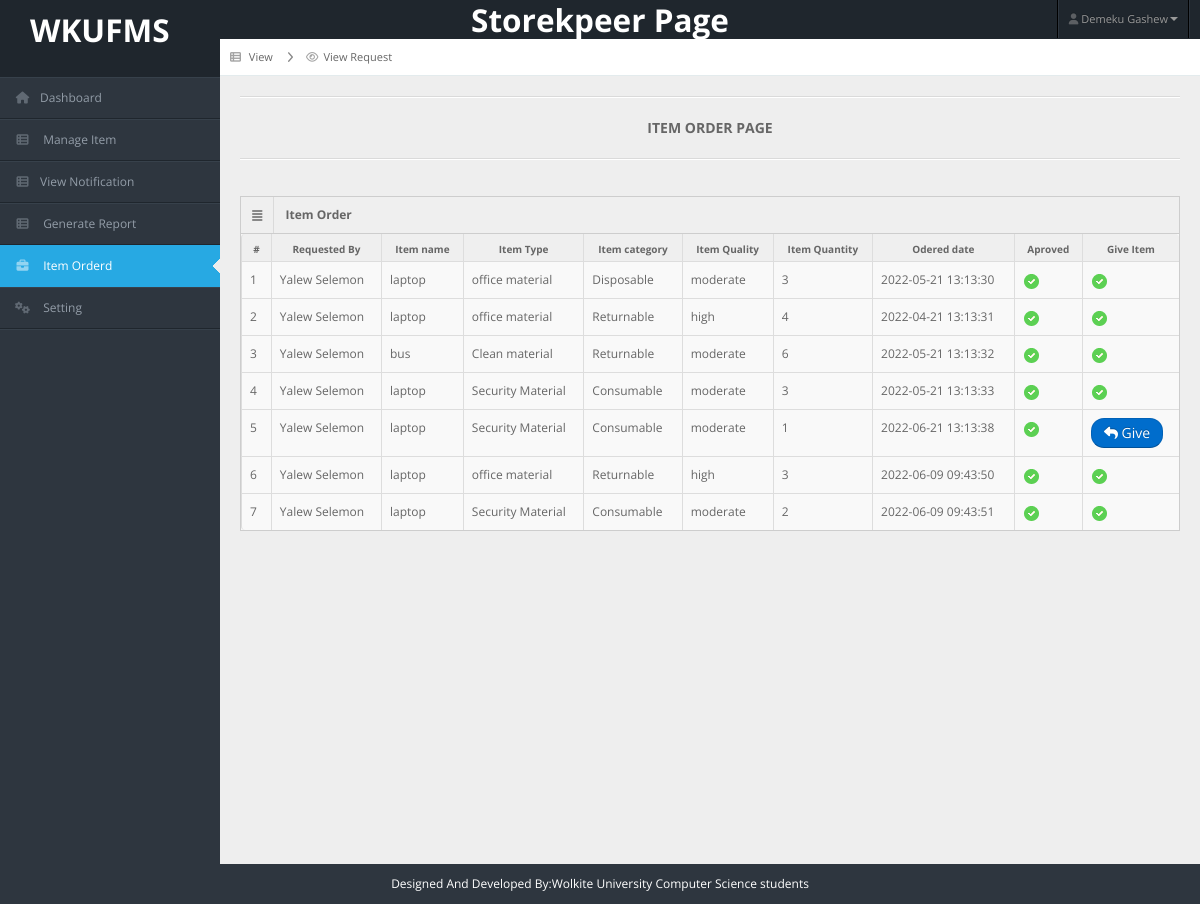
Screenshot of /storekpeer/item_order.php (signed in) with the database file from the repository.
### tables this page shows
CREATE TABLE `item_order` (
  `order_id` int(11) NOT NULL AUTO_INCREMENT,
  `req_id` int(11) NOT NULL,
  `emp_id` int(100) NOT NULL,
  `item_name` varchar(100) NOT NULL,
  `item_type` varchar(100) NOT NULL,
  `item_category` varchar(100) NOT NULL,
  `quality` varchar(100) NOT NULL,
  `quantity` int(100) NOT NULL,
  `orderd_date` datetime NOT NULL,
  `aprove` int(11) NOT NULL,
  `give` int(11) NOT NULL,
  PRIMARY KEY (`order_id`),
  KEY `emp_id` (`emp_id`),
  KEY `req_id` (`req_id`),
  CONSTRAINT `item_order_ibfk_1` FOREIGN KEY (`req_id`) REFERENCES `item_request` (`re_id`)
);

CREATE TABLE `employee` (
  `id` int(11) NOT NULL AUTO_INCREMENT,
  `emp_id` varchar(50) DEFAULT NULL,
  `fname` varchar(50) NOT NULL,
  `mname` varchar(50) NOT NULL,
  `lname` varchar(50) NOT NULL,
  `gender` varchar(20) NOT NULL,
  `age` int(11) NOT NULL,
  `gmail` varchar(100) NOT NULL,
  `phone` int(11) NOT NULL,
  `nationality` varchar(100) NOT NULL,
  `address` varchar(255) NOT NULL,
  `salary` float NOT NULL,
  `jop_position` varchar(100) NOT NULL,
  `status` int(100) NOT NULL,
  `avater` varchar(100) NOT NULL,
  PRIMARY KEY (`id`)
);

### storekpeer/item_order.php (the view, shortened to what this page needs)
<?php
include("header.php");
include("../connection.php")
?>
<div id="content">
    <div id="content-header">
        <div id="breadcrumb">
            <a href="#"><i class="icon icon-th-list"></i> <span>View</span></a>
            <a href="view_request.php" title="Go to view User" class="tip-bottom">
                <i class="icon-eye-open"></i>View Request
            </a>
        </div>
    </div>
    <div class="container-fluid">
        <hr>
        <center>
            <h5>ITEM ORDER PAGE</h5>
        </center>
        <hr>
        <div class="row-fluid">
            <div class="span12">
                <div class="widget-box">
                    <div class="widget-title"> <span class="icon"> <i class="icon-align-justify"></i> </span>
                        <h5>Item Order</h5>
                    </div>
                    <div class="widget-content nopadding">
                        <table class="table table-bordered table-striped">
                            <thead>
                                <tr>
                                    <th>#</th>
                                    <th>Requested By</th>
                                    <th>Item name</th>
                                    <th>Item Type</th>
                                    <th>Item category</th>
                                    <th>Item Quality</th>
                                    <th>Item Quantity</th>
                                    <th>Odered date</th>
                                    <th>Aproved</th>
                                    <th>Give Item</th>
                                </tr>
                            </thead>
                            <tbody id="output">
                                <?php
                                $result = mysqli_query($con, "SELECT *from item_order where aprove='1'");
                                $no = 1;
                                if (mysqli_num_rows($result) > 0) {
                                    while ($row = mysqli_fetch_array($result)) {
                                        $e_id = $row["emp_id"];
                                        $sql = mysqli_query($con, "SELECT *FROM employee where id=$e_id") or die("error occured" . mysqli_error($con));
                                        $emp_info = mysqli_fetch_array($sql);
                                        $re_by = $emp_info['fname'] . ' ' . $emp_info['mname'];
                                ?>
                                <tr>
                                    <td><?php echo $no; ?></td>
                                    <td><?php echo $re_by; ?></td>
                                    <td><?php echo $row['item_name']; ?></td>
                                    <td><?php echo $row["item_type"]; ?></td>
                                    <td><?php echo $row["item_category"]; ?></td>
                                    <td><?php echo $row["quality"]; ?></td>
                                    <td><?php echo $row["quantity"]; ?></td>
                                    <td><?php echo $row["orderd_date"]; ?></td>
                                    <td> <?php if ($row["aprove"] == "1") { ?>
                                        <img src="../images/tick.png" alt="" class="img-fluid"></a>
                                        <?php
                                                    } else { ?>
                                        <img src="../images/remove.png" alt="" class="img-fluid">
                                        <?php
                                                    }
                                                ?>
                                    </td>
                                    <td>
                                        <?php if ($row["give"] == "1") { ?>
                                        <img src="../images/tick.png" alt="" class="img-fluid"></a>
                                        <?php
                                                } else { ?>
                                        <a href="give_item.php?id=<?php echo $row['order_id'] ?>" class="btn
                                        btn-primary" style="border-radius:13px"><i class="icon-reply"></i>
                                            Give </a>
                                        <?php
                                                }
                                                ?>
                                    </td>
                                </tr>
                                <?php
                                        $no++;
                                    }
                                }
                                ?>
                            </tbody>
                        </table>
                    </div>
                </div>
            </div>
        </div>
    </div>
</div>
<?php
include("footer.php");
?>

### rows the page displays
item_order: employee.fname+mname "Yalew Selemon", item_name "laptop", item_type "office material", item_category "Disposable", quality "moderate", quantity "3", orderd_date "2022-05-21 13:13:30", aprove 1 (drawn), give 1 (drawn)
item_order: employee.fname+mname "Yalew Selemon", item_name "laptop", item_type "office material", item_category "Returnable", quality "high", quantity "4", orderd_date "2022-04-21 13:13:31", aprove 1 (drawn), give 1 (drawn)
item_order: employee.fname+mname "Yalew Selemon", item_name "bus", item_type "Clean material", item_category "Returnable", quality "moderate", quantity "6", orderd_date "2022-05-21 13:13:32", aprove 1 (drawn), give 1 (drawn)
item_order: employee.fname+mname "Yalew Selemon", item_name "laptop", item_type "Security Material", item_category "Consumable", quality "moderate", quantity "3", orderd_date "2022-05-21 13:13:33", aprove 1 (drawn), give 1 (drawn)
item_order: employee.fname+mname "Yalew Selemon", item_name "laptop", item_type "Security Material", item_category "Consumable", quality "moderate", quantity "1", orderd_date "2022-06-21 13:13:38", aprove 1 (drawn)
item_order: employee.fname+mname "Yalew Selemon", item_name "laptop", item_type "office material", item_category "Returnable", quality "high", quantity "3", orderd_date "2022-06-09 09:43:50", aprove 1 (drawn), give 1 (drawn)
item_order: employee.fname+mname "Yalew Selemon", item_name "laptop", item_type "Security Material", item_category "Consumable", quality "moderate", quantity "2", orderd_date "2022-06-09 09:43:51", aprove 1 (drawn), give 1 (drawn)

### other values shown
$full_name "Demeku Gashew"
